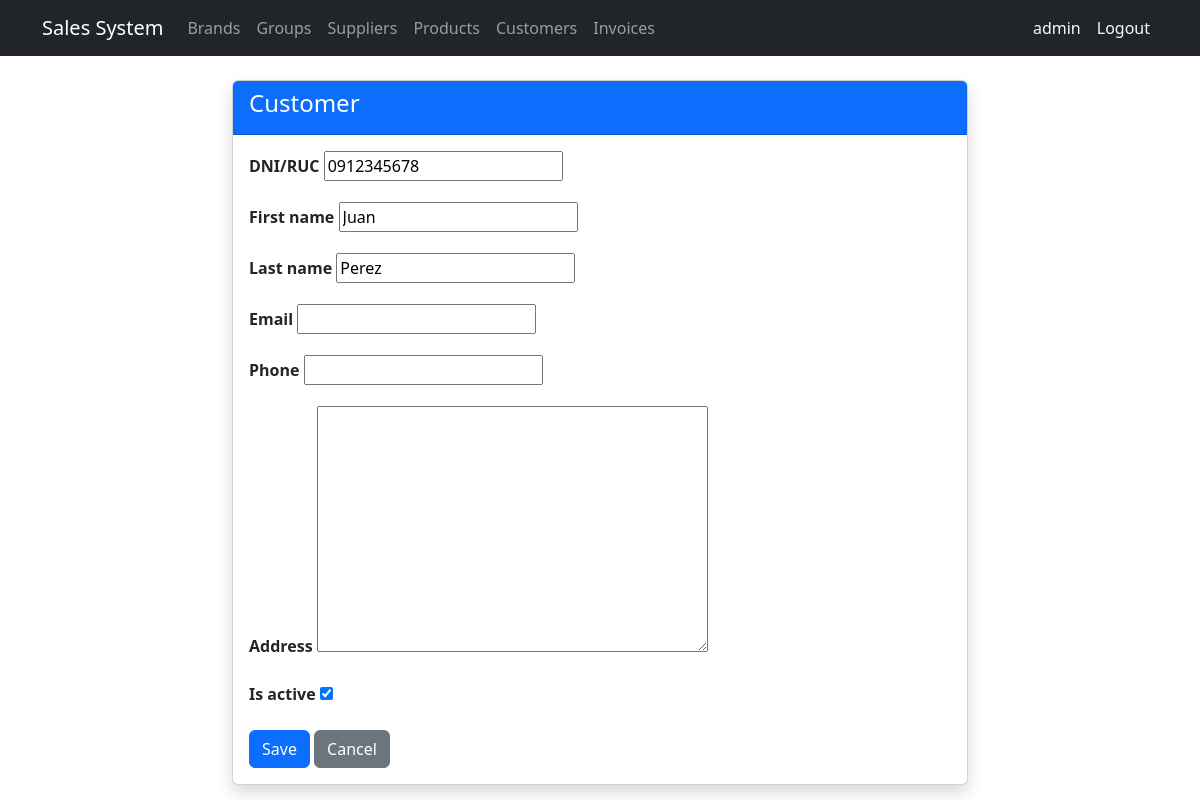
The page /customers/1/edit/ (signed in) on the database its author committed.
### billing/models.py (models this page shows, shortened)
class Customer(models.Model):
    dni = models.CharField(
        max_length=13,
        unique=True,
        verbose_name='DNI/RUC',
        validators=[validate_cedula_ec]
    )
    first_name = models.CharField(max_length=100)
    last_name = models.CharField(max_length=100)
    email = models.EmailField(blank=True, null=True)
    phone = models.CharField(max_length=20, blank=True, null=True)
    address = models.TextField(blank=True, null=True)
    is_active = models.BooleanField(default=True)
    created_at = models.DateTimeField(auto_now_add=True)
    updated_at = models.DateTimeField(auto_now=True)
    class Meta:
        ordering = ['last_name', 'first_name']

### billing/views.py (the view)
# urls.py: path('customers/<int:pk>/edit/', views.CustomerUpdateView.as_view(), name='customer_update'),
class CustomerUpdateView(LoginRequiredMixin, UpdateView):
    model = Customer; fields = ['dni', 'first_name', 'last_name', 'email', 'phone', 'address', 'is_active']; template_name = 'billing/customer_form.html'; success_url = reverse_lazy('billing:customer_list')

### billing/templates/billing/customer_form.html (shortened to what this page needs)
{% extends 'billing/base.html' %}
{% block content %}
<div class="row justify-content-center">
  <div class="col-md-8">
    <div class="card shadow">
      <div class="card-header bg-primary text-white"><h4>Customer</h4></div>
      <div class="card-body">
        <form method="post">
          {% for field in form %}
          <div class="mb-3">
            <label class="form-label fw-bold">{{ field.label }}</label>
            {{ field }}
          </div>
          {% endfor %}
          <button type="submit" class="btn btn-primary">Save</button>
          <a href="{% url 'billing:customer_list' %}" class="btn btn-secondary">Cancel</a>
        </form>
      </div>
    </div>
  </div>
</div>
{% endblock %}

### billing/templates/billing/base.html (shortened to what this page needs)
<!DOCTYPE html>
<html lang="es">
<head>
  <link href="https://cdn.jsdelivr.net/npm/bootstrap@5.3.0/dist/css/bootstrap.min.css" rel="stylesheet">
</head>
<body>
<nav class="navbar navbar-expand-lg navbar-dark bg-dark">
  <div class="container">
    <a class="navbar-brand" href="{% url 'billing:home' %}">Sales System</a>
    <div class="collapse navbar-collapse" id="nav">
      <ul class="navbar-nav me-auto">
        {% if user.is_authenticated %}
        <li class="nav-item"><a class="nav-link" href="{% url 'billing:brand_list' %}">Brands</a></li>
        <li class="nav-item"><a class="nav-link" href="{% url 'billing:productgroup_list' %}">Groups</a></li>
        <li class="nav-item"><a class="nav-link" href="{% url 'billing:supplier_list' %}">Suppliers</a></li>
        <li class="nav-item"><a class="nav-link" href="{% url 'billing:product_list' %}">Products</a></li>
        <li class="nav-item"><a class="nav-link" href="{% url 'billing:customer_list' %}">Customers</a></li>
        <li class="nav-item"><a class="nav-link" href="{% url 'billing:invoice_list' %}">Invoices</a></li>
        {% endif %}
      </ul>
      <ul class="navbar-nav">
      {% if user.is_authenticated %}
      <li class="nav-item">
        <span class="nav-link text-light">{{ user.username }}</span>
      </li>
      <li class="nav-item">
        <form method="post" action="{% url 'logout' %}" class="d-inline">
          <button type="submit" class="nav-link btn btn-link text-light"
                  style="text-decoration:none;">Logout</button>
        </form>
      </li>
      {% endif %}
    </ul>
    </div>
  </div>
</nav>
<div class="container mt-4">
  {% block content %}{% endblock %}
</div>
</body>
</html>

### rows shown on the page
Customer: form "0912345678" "Juan" "Perez" "☑"

### other values the page prints
{{ user.username }} "admin"
{{ field.label }} "DNI/RUC" "First name" "Last name" "Email" "Phone" "Address" "Is active"
